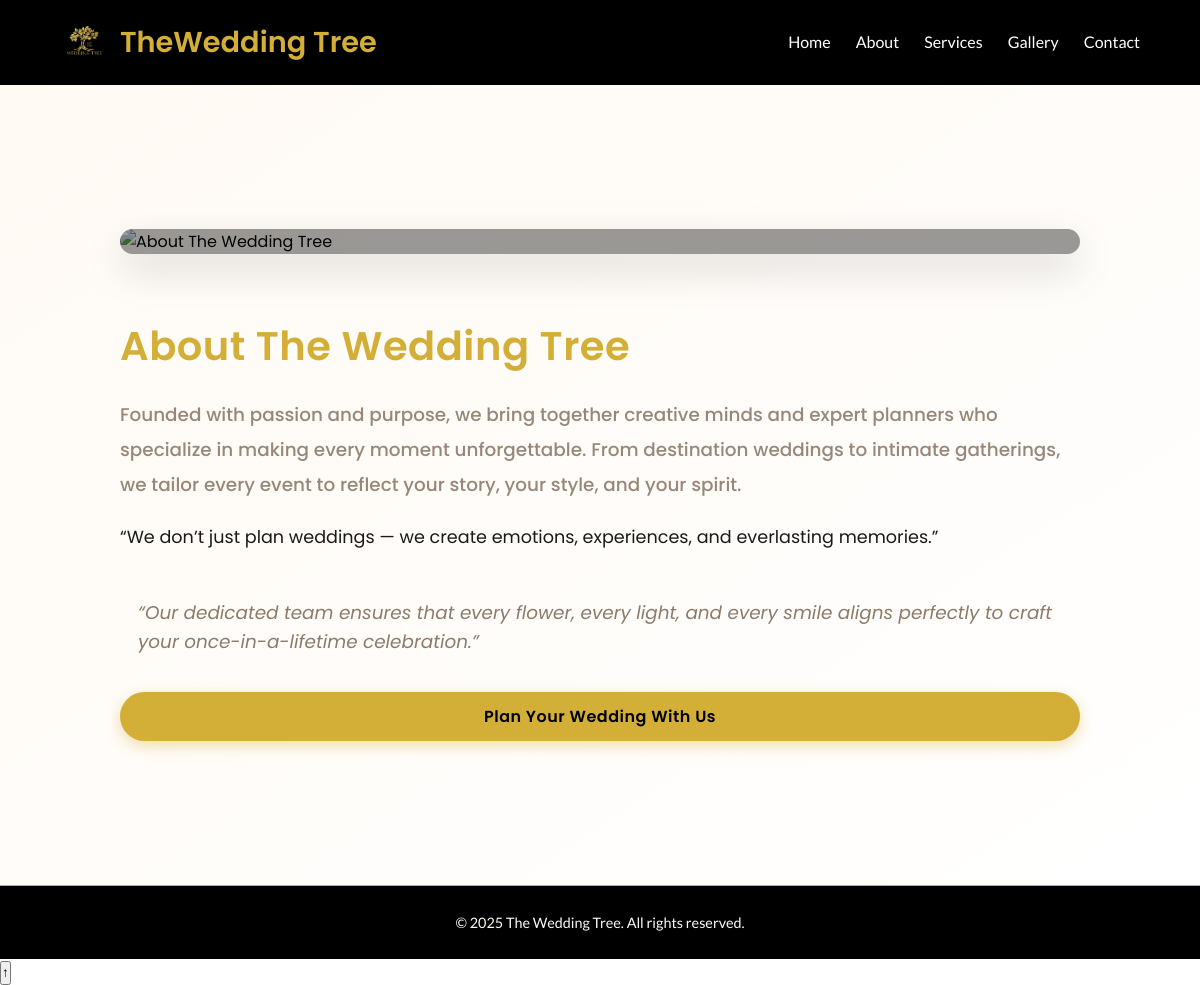
/about/, run on an earlier commit of the app's database.
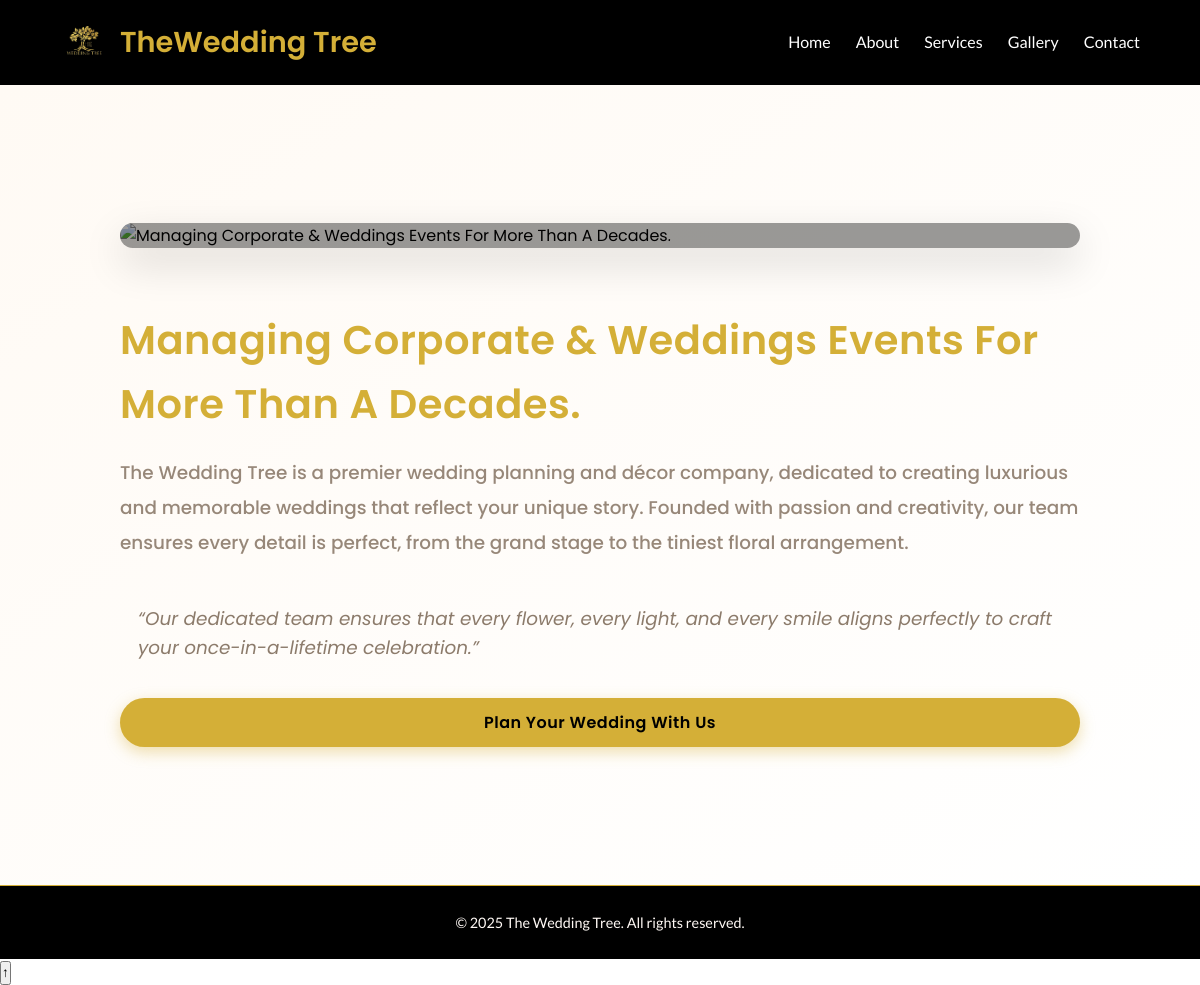
And on a later commit of the database.
### wedtree/models.py (models this page shows, shortened)
class About(models.Model):
    title = models.CharField(max_length=200, default="About The Wedding Tree")
    subtitle = models.CharField(max_length=300, blank=True, null=True)
    description1 = models.TextField()
    description2 = models.TextField(blank=True, null=True)
    quote = models.CharField(max_length=500, blank=True, null=True)
    image = CloudinaryField("image", blank=True, null=True)

### wedtree/views.py (the view)
# urls.py: path('about/', views.about, name='about'),
def about(request):
    about_data = About.objects.first()
    return render(request, 'wedtree/about.html', {'about': about_data})

### wedtree/templates/wedtree/about.html (shortened to what this page needs)
{% extends 'wedtree/base.html' %}
{% load static %}
{% block extra_css %}
<link rel="stylesheet" href="{% static 'wedtree/css/about.css' %}">
{% endblock %}
{% block content %}
<section class="about" id="about">
  <div class="about-container">
     <div class="about-image">
      {% if about and about.image %}
        <img src="{{ about.image.url }}" alt="{{ about.title|default:'About The Wedding Tree' }}">
      {% else %}
        <img src="{% static 'wedtree/images/gallery.jpg' %}" alt="The Wedding Tree">
      {% endif %}
      <div class="image-overlay">
      </div>
    </div>
    <div class="about-content">
      <h2>
        {% if about and about.title %}
          {{ about.title }}
        {% else %}
          About The Wedding Tree
        {% endif %}
      </h2>
      <p class="intro">
        {% if about and about.description1 %}
          {{ about.description1 }}
        {% else %}
          We design, plan, and manage elegant weddings with love and precision.
        {% endif %}
      </p>
      {% if about and about.description2 %}
        <p>{{ about.description2 }}</p>
      {% endif %}
      <blockquote>
        {% if about and about.quote %}
          “{{ about.quote }}”
        {% else %}
          “Turning dreams into timeless celebrations.”
        {% endif %}
      </blockquote>
      <a href="{% url 'contact' %}" class="btn">
        Plan Your Wedding With Us
      </a>
    </div>
  </div>
</section>
{% endblock %}

What changed in the data, as far as the page shows it:
changed About: title "About The Wedding Tree" → "Managing Corporate & Weddings Events For More Than A Decades."; description1 "Founded with passion and purpose, we bring together creative minds and expert planners who specialize in making every moment unforgettable. From destination weddings to intimate gatherings, we tailor every event to reflect your story, your style, and your spirit." → "The Wedding Tree is a premier wedding planning and décor company, dedicated to creating luxurious and memorable weddings that reflect your unique story. Founded with passion and creativity, our team ensures every detail is perfect, from the grand stage to the tiniest floral arrangement."; description2 "“We don’t just plan weddings — we create emotions, experiences, and everlasting memories.”" → (not shown)
